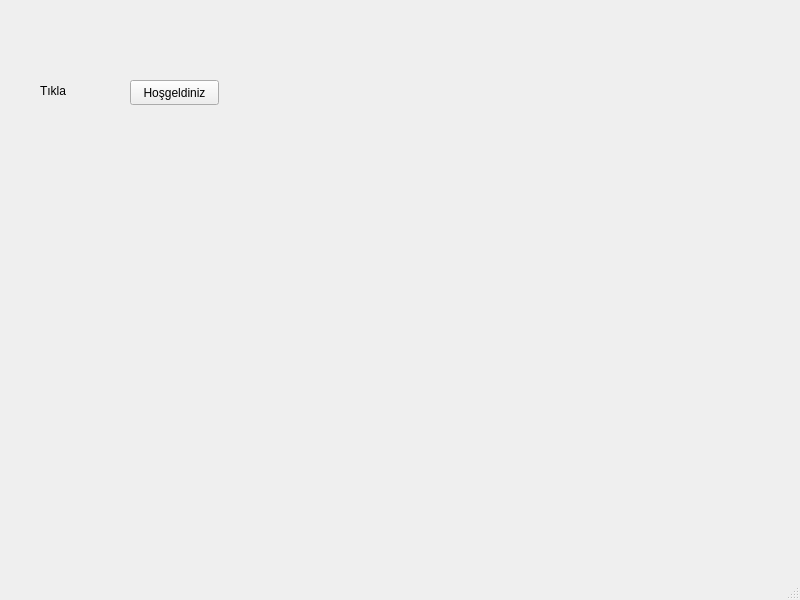
<?xml version="1.0" encoding="UTF-8"?>
<ui version="4.0">
 <class>MainWindow</class>
 <widget class="QMainWindow" name="MainWindow">
  <property name="geometry">
   <rect>
    <x>0</x>
    <y>0</y>
    <width>800</width>
    <height>600</height>
   </rect>
  </property>
  <property name="windowTitle">
   <string>MainWindow</string>
  </property>
  <widget class="QWidget" name="centralwidget">
   <widget class="QPushButton" name="button">
    <property name="geometry">
     <rect>
      <x>130</x>
      <y>80</y>
      <width>89</width>
      <height>25</height>
     </rect>
    </property>
    <property name="text">
     <string>Hoşgeldiniz</string>
    </property>
   </widget>
   <widget class="QLabel" name="label">
    <property name="geometry">
     <rect>
      <x>40</x>
      <y>60</y>
      <width>111</width>
      <height>61</height>
     </rect>
    </property>
    <property name="text">
     <string>Tıkla</string>
    </property>
   </widget>
  </widget>
  <widget class="QStatusBar" name="statusbar"/>
 </widget>
 <resources/>
 <connections/>
</ui>
